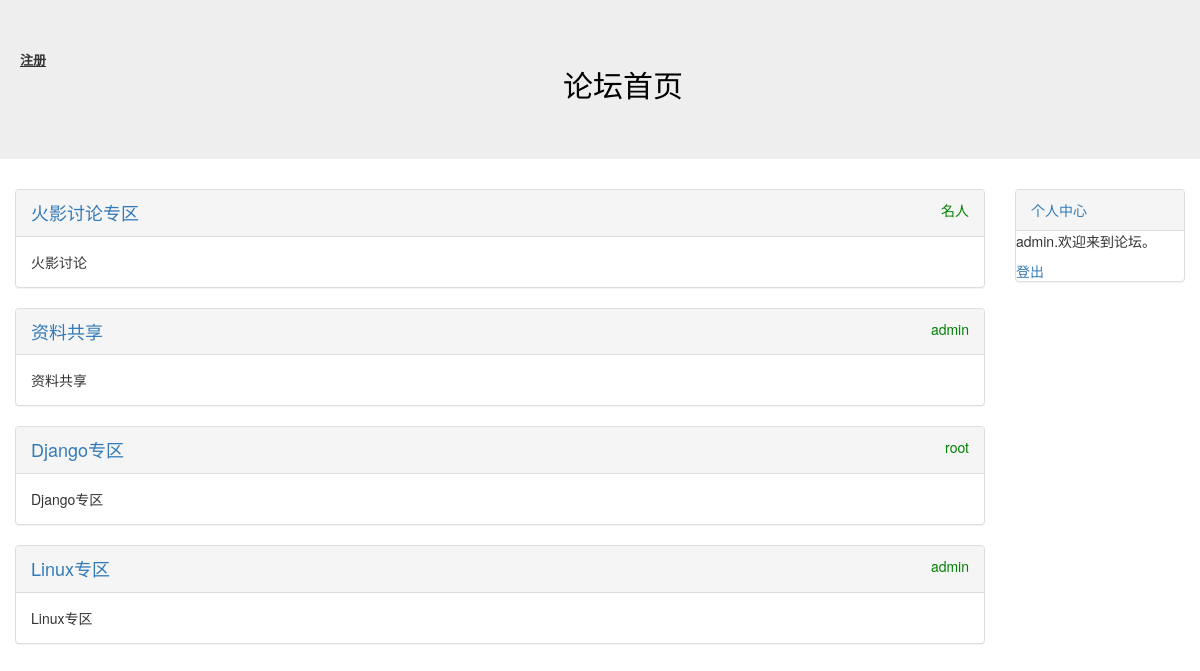
The app's page / (signed in) with its own data.
### block/models.py (models this page shows, shortened)
class Block(models.Model):
    names = models.CharField("板块名称",max_length=100)
    desc = models.CharField("板块描述",max_length=100)
    manager_name = models.CharField("板块管理员名称",max_length=100)
    status = models.IntegerField("状态",choices=((0,"正常"),(-1,"关闭")))
    class Meta:
        verbose_name = "板块"
        verbose_name_plural = "板块配置"

### views.py (the view)
# urls.py: url(r'^$',views.index),
def index(request):
    block_info = Block.objects.filter(status=0).order_by("-id")
    return render(request,"index.html",{"blocks":block_info,})

### templates/index.html
{% extends "base.html" %}
{% block content %}
<div class="col-xs-12 col-md-10">
{% for b in blocks %}
	<div class="panel panel-default">
		<div class="panel-heading"><a href="/article/list/{{ b.id  }}" style="font-size:18px;">{{ b.names }}</a>
		<span class="pull-right" style="color:green;">{{ b.manager_name }}</span>
		</div>
		<div class="panel-body">
		{{ b.desc }}
		</div>
	</div>
	{% endfor %}
</div>
<div class="col-xs-12 col-md-2">
	<div class="panel panel-default">
		<div class="panel-heading"><a href="#">个人中心</a></div>
      		{% if user.is_authenticated %}
			<p>{{ user.username }}.欢迎来到论坛。</p>
			<a href="/accounts/logout">登出</a>
		{% else %}
			<p>匿名用户.请<a href="/accounts/login">登录</a>.</p>
		{% endif %}
	</div>
</div>
{% endblock %}

### records on screen
Block: names "火影讨论专区", manager_name "名人", desc "火影讨论"
Block: names "资料共享", manager_name "admin", desc "资料共享"
Block: names "Django专区", manager_name "root", desc "Django专区"
Block: names "Linux专区", manager_name "admin", desc "Linux专区"

### other values on screen
{{ user.username }} "admin"
